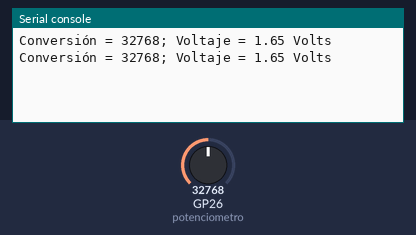
A program run on a simulated Raspberry Pi Pico running MicroPython. On the bench: the last lines printed to the serial console. The test bench sets the inputs (shaded band); at power-on: GP26 (potenciometro) = 32768 (analog values on the 0–65535 scale).

Above: at 1.2 s.
1.3 s: GP26 (potenciometro) set to 45874
At 2.6 s:
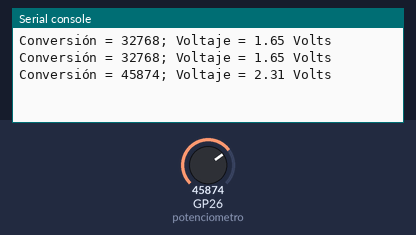
2.8 s: GP26 (potenciometro) set to 57670
At 3.8 s:
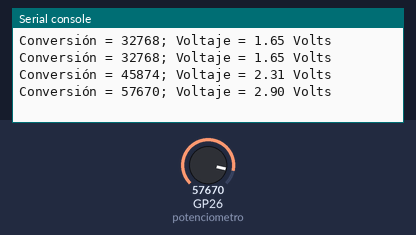
Timing chart, 0 to 5.8 s (numbered marks = the images above; inputs shaded):
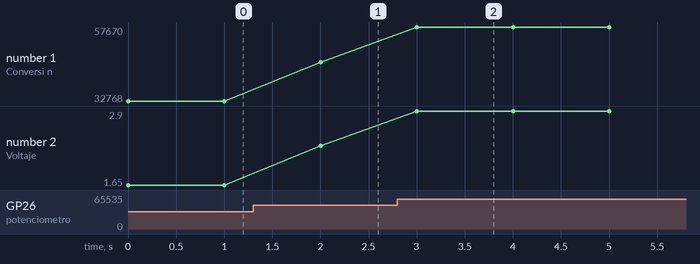

The program:

act2.py
```python
from machine import ADC
import time

potenciometro = ADC(26) # Canal ADC0 según la Tabla 6-1

while True:
    valor_adc = potenciometro.read_u16()
    voltaje = valor_adc * (3.3 / 65535) # Conversión a voltaje real

    # Formato de impresión solicitado por el manual
    print("Conversión = {}; Voltaje = {:.2f} Volts".format(valor_adc, voltaje))

    time.sleep(1) # Actualiza cada segundo
```

Measured:
- after the input at 1.3 s, the serial console: prints a new line after 0.70 s (image 1)
- after the input at 2.8 s, the serial console: prints a new line after 0.20 s (image 2)
- plotted number 1: 32768 → 45874 after the input at 1.3 s, 45874 → 57670 after the input at 2.8 s
- plotted number 2: 1.65 → 2.31 after the input at 1.3 s, 2.31 → 2.9 after the input at 2.8 s
